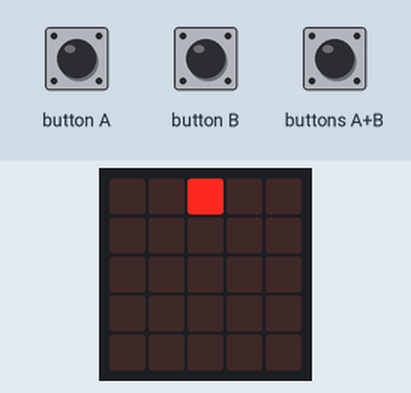
Recording of a program running on a simulated BBC micro:bit running MicroPython. On the bench: the board's 5×5 LED display. The test bench sets the inputs (shaded band). Random numbers come from a fixed seed.

Above: at 1.2 s.
1.3 s: buttons A+B pressed for 3.2 s
At 2.4 s:
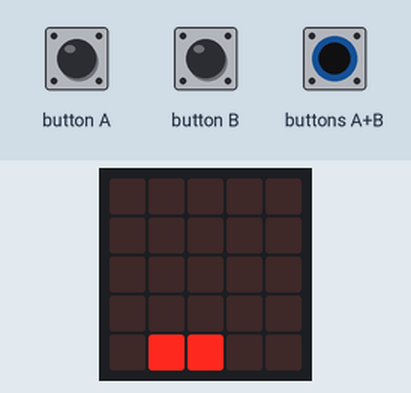
At 4.3 s:
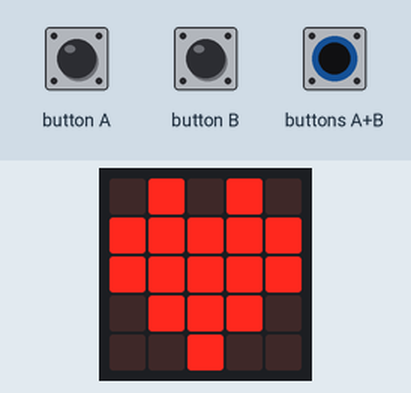
Timing chart, 0 to 5.8 s (numbered marks = the images above; inputs shaded):
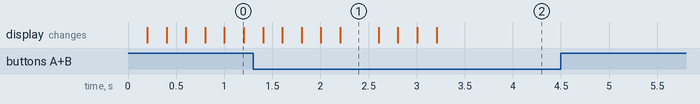

The program:

Ball_bouncing_.py
```python
from microbit import *
import random


class Ball:

    def __init__(self, x, y):
        self.x = x
        self.y = y
        self.width = 4
        self.height = 4
        self.x_speed = 1
        self.y_speed = 1

    def bounce(self):
        #clear out the previous location
        display.set_pixel(self.x, self.y, 0)

        # Change the location of the ball using speed
        self.x += self.x_speed
        self.y += self.y_speed

        # if the ball has reached either the right or left edge of the screen
        # multiply speed by -1 to reverse the direction!
        # Identical logic is applied to the y direction as well.
        if self.x > self.width:
            self.x_speed *= -1
            # in case speed is more than 1, the next line makes sure there is no error
            # as the coordinate cannot be more than the width
            self.x = self.width
        if self.x < 0:
            self.x_speed *= -1
            self.x = 0
        if self.y > self.height:
            self.y_speed *= -1
            self.y = self.height
        if self.y < 0:
            self.y_speed *= -1
            self.y = 0
        display.set_pixel(self.x, self.y, 9)


    def change_x(self):
        display.set_pixel(self.x, self.y, 0)
        self.x += 1
        if self.x > self.width:
            self.x = 0
        display.set_pixel(self.x, self.y, 9)

    def change_y(self):
        display.set_pixel(self.x, self.y, 0)
        self.y += 1
        if self.y > self.height:
            self.y = 0
        display.set_pixel(self.x, self.y, 9)


def stop():
    display.clear()
    display.show(Image.HEART)


def new_ball():
    list_of_balls.append(Ball(random.randint(0,4), random.randint(0,4)))


keep_playing = True
list_of_balls = []
new_ball()

# reduce sleep time more the more balls there are so that
# the balls don't slow down too much
sleep_time = 200

while keep_playing:
    for ball in list_of_balls:
        ball.bounce()
        sleep(sleep_time) # makes sure the ball doesn't move too fast

    if button_a.is_pressed() and button_b.is_pressed():
        if len(list_of_balls) > 3:
            stop()
            keep_playing = False
        else:
            new_ball()
    elif button_a.is_pressed():
        for ball in list_of_balls:
            ball.change_x()
    elif button_b.is_pressed():
        for ball in list_of_balls:
            ball.change_y()
            
```

Measured:
- what the display in image 1 shows lasts 0.4 s, from 2.2 s to 2.6 s
